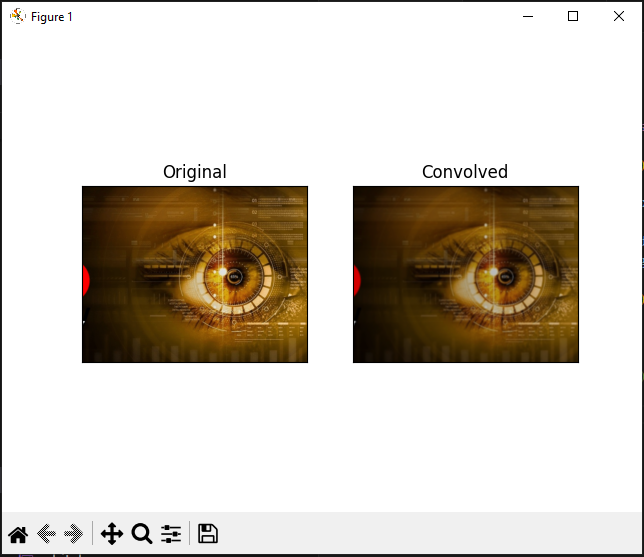

Python code for this plot:

import cv2 
import numpy as np 
from matplotlib import pyplot as plt
  
image = cv2.imread('AI_img.png') 
  
kernel1 = np.ones((5, 5), np.float32)/30
  
img = cv2.filter2D(src=image, ddepth=-1, kernel=kernel1) 
plt.subplot(121),plt.imshow(image),plt.title('Original')
plt.xticks([]), plt.yticks([])
plt.subplot(122),plt.imshow(img),plt.title('Convolved')
plt.xticks([]), plt.yticks([])
plt.show()
# cv2.imshow('Original', image) 
# cv2.imshow('Kernel Blur', img) 
cv2.waitKey() 
cv2.destroyAllWindows()
